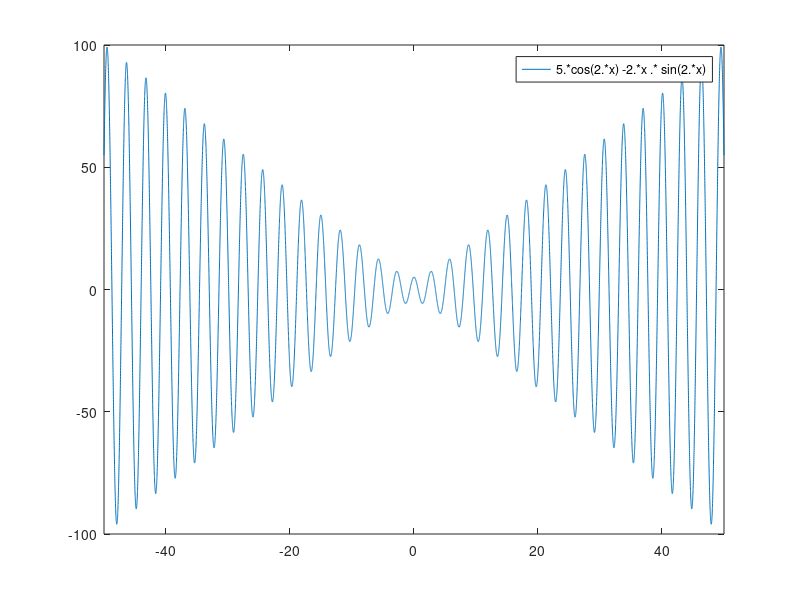

Reproduce this figure in MATLAB.
clear all
clc

%% CIFRE SIGNIFICATIVE
% Il comando "format" stabilisce il numero di cifre stampate.
% Di default, format è "short", che stampa 4 cifre dopo la virgola.
% Invece con "format long" vengono stampate 15 cifre dopo la virgola

format long

%% ERRORE ARROTONDAMENTO NELLA RAPPRESENTAZIONE DI NUMERI
% se fai "sqrt(3.)^2 - 3" non viene 0.
r = sqrt(3)
rq = r^2
rq - 3 % dovrebbe essere 0
rq - 2

% Definizione di una funzione
f = inline ('((1+x)-1)/x', 'x');

res = f(0.00000001) % dovrebbe essere 1
% Nella funzione qui sopra, si ottengono valori sballati se la x assume
% valori tra 0 e 1


%% ERRORE CANCELLAZIONE CIFRE SIGNIFICATIVE
a=1;
b=1;
i=0; % indice per contare il numero di iterazioni
while a+b ~= a
    b=b/2;
    i=i+1;
end

b, i

%% ERRORE OPERAZIONI ARITMETICHE
% Dato che la richiesta della prof richiede la conoscenza del valore
% (pi-22/7) calcolato NON al calcolatore, considero semplicemente 22/7 come
% approssimazione di pi

format short
err_rel = abs(pi - 22/7) / pi
err_rel2 = abs(3.1416 - pi) / pi

%% GRAFICI DI FUNZIONI

x = (0:pi/100:2*pi);
y = sin(x);
% z = cos(x);
plot(x,y)

% Premi un tasto per continuare..
k = waitforbuttonpress;

funzione1 = '5*cos(2*x) -2*x * sin(2*x)';
funzione2 = '5*cos(2*x) -2*x + sin(2*x)';
fplot(funzione1, [-50,50])







